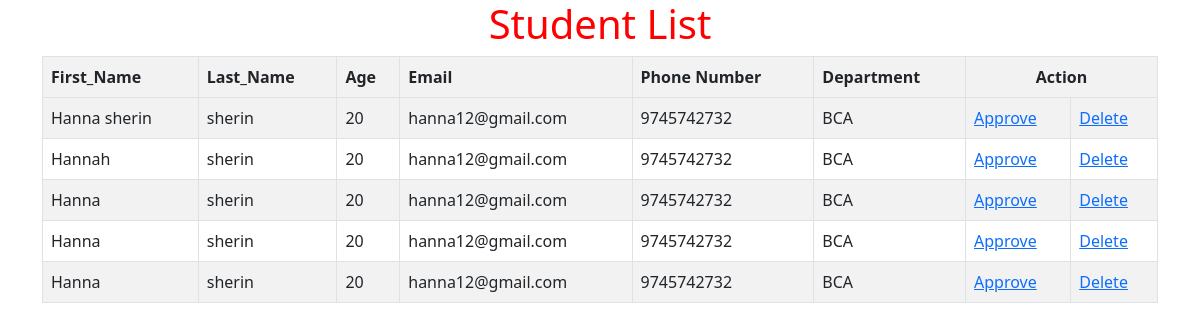
Before: /studentview/ with the older database file.
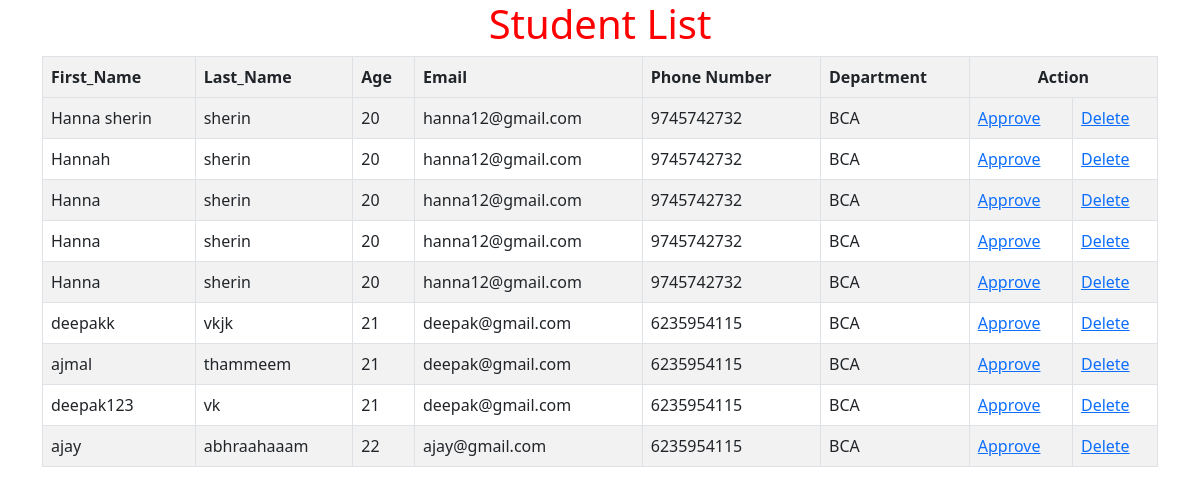
After: the same page with the newer database file.
### myapp/models.py (models this page shows)
class Student1(models.Model):
    department_id=models.ForeignKey(Department,on_delete=models.CASCADE)
    stud_id=models.ForeignKey(User,on_delete=models.CASCADE)
    age=models.IntegerField()
    phone=models.BigIntegerField()
    class Meta:
        db_table='Student1'

class User(AbstractUser):
    usertype=models.CharField(max_length=50)

class Department(models.Model):
    department_name=models.CharField(max_length=50)

### myapp/views.py (the view)
# urls.py: path('studentview/', views.student_view),
def student_view(request):
    data=Student1.objects.all()
    return render(request,'studentv.html',{'data':data})

### myapp/templates/studentv.html (shortened to what this page needs)
<!DOCTYPE html>
<html lang="en">
<head>
     <link href="https://cdn.jsdelivr.net/npm/bootstrap@5.0.2/dist/css/bootstrap.min.css" rel="stylesheet">
</head>
<body>
     <div class="container">
            <h1 style='text-align: center;color: red;'>Student List</h1>
        <table class="table table-striped table-bordered table-hover"> <tr>
            <th>First_Name</th>
            <th>Last_Name</th>
            <th>Age</th>
            <th>Email</th>
            <th>Phone Number</th>
            <th>Department</th>
            <th colspan='2' style=text-align:center >Action</th></tr>
              <tr>
            {% for i in data %}
            <tr>
                <td>{{i.stud_id.first_name}}</td>
                <td>{{i.stud_id.last_name}}</td>
                <td>{{i.age}}</td>
                <td>{{i.stud_id.email}}</td>
                <td>{{i.phone}}</td>
                <td>{{i.department_id.department_name}}</td>
                <td><a href="/stud_approve/{{i.id}}">Approve</a></td>
              <td><a href="/stud_del/{{i.id}}" onclick="return confirm('Are you sure you want to delete this student?');">Delete</a></td>
            </tr>
            {% endfor %}
        </table>
    </div>
</body>
</html>

Changed rows visible on the page:
added Student1: stud_id.first_name "deepakk", stud_id.last_name "vkjk", age "21", stud_id.email "deepak@gmail.com", phone "6235954115", department_id.department_name "BCA"
added Student1: stud_id.first_name "ajmal", stud_id.last_name "thammeem", age "21", stud_id.email "deepak@gmail.com", phone "6235954115", department_id.department_name "BCA"
added Student1: stud_id.first_name "deepak123", stud_id.last_name "vk", age "21", stud_id.email "deepak@gmail.com", phone "6235954115", department_id.department_name "BCA"
added Student1: stud_id.first_name "ajay", stud_id.last_name "abhraahaaam", age "22", stud_id.email "ajay@gmail.com", phone "6235954115", department_id.department_name "BCA"
